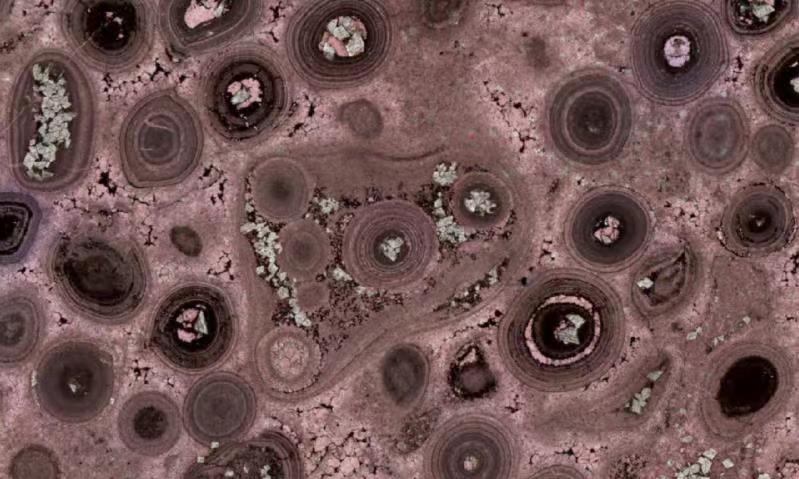
#> input picture img_readme/101338.jpg, 799 x 479 px, found by its file name
$ python adaptive_mean.py
#> lines starting #> are read from the running program, lines starting #| are printed output that depends on the picture; after the words box and inside, x2 and y2 are one past the last pixel; in counts of white or black regions, pixels touching at a corner belong together
# -*- coding: utf-8 -*-
# @Time    : 2021/4/13 下午3:36
# @Author  : Luo Lu
# @Email   : argluolu@gmail.com
# @File    : adaptive_mean.py
# @Software: PyCharm
import cv2
import numpy as np
import matplotlib

matplotlib.use('TkAgg')
from matplotlib import pyplot as plt

img = cv2.imread('/home/luolu/Desktop/tmp/101338.jpg', 0)
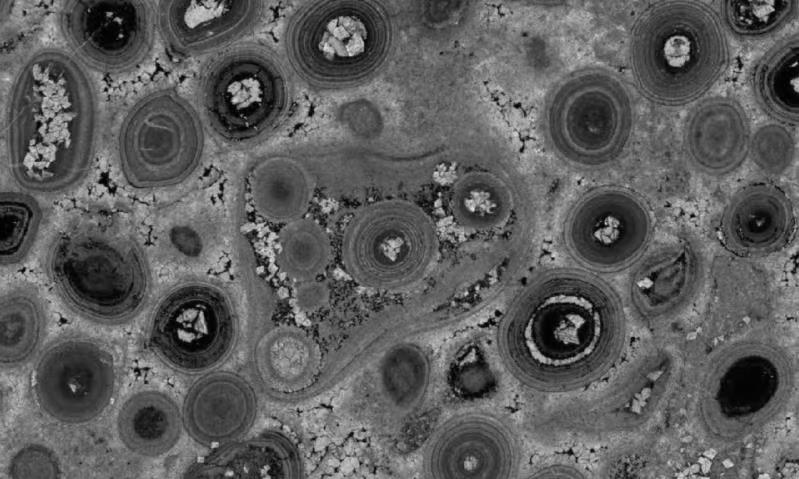
#> img: shape (479, 799); min 0, max 232, mean 93.2
img = cv2.medianBlur(img, 5)

ret, th1 = cv2.threshold(img, 127, 255, cv2.THRESH_BINARY)
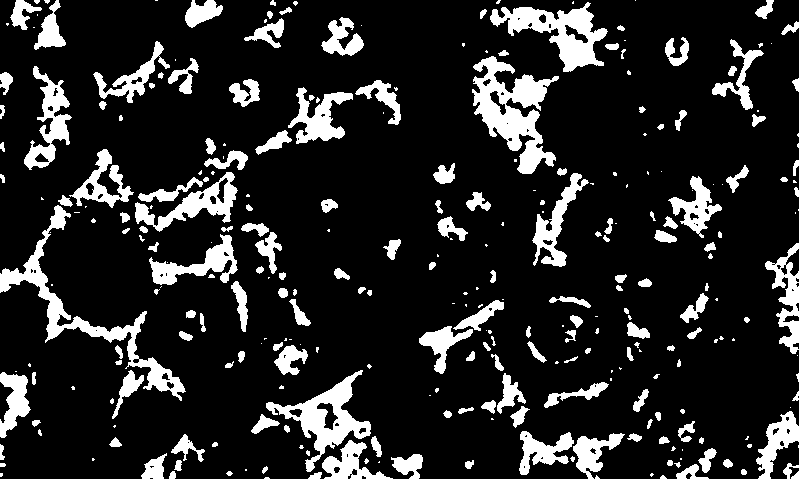
#> th1: shape (479, 799); 15.1% white; 301 white regions (125 under 20 px), largest, box (x1, y1, x2, y2) and area: (472, 56, 559, 174) 4428, (0, 205, 186, 401) 4011, (490, 2, 608, 72) 3221
th2 = cv2.adaptiveThreshold(img, 255, cv2.ADAPTIVE_THRESH_MEAN_C, \
                            cv2.THRESH_BINARY, 11, 2)
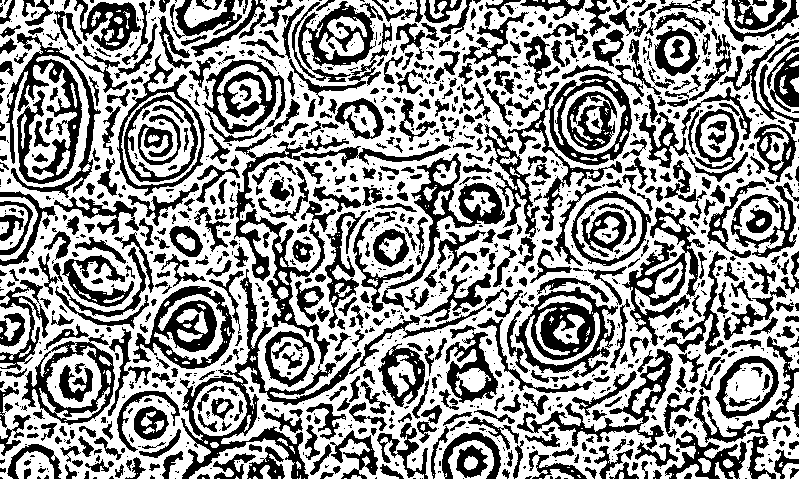
#> th2: shape (479, 799); 58.7% white; 1319 black regions (694 under 20 px), largest, box (x1, y1, x2, y2) and area: (180, 99, 451, 479) 9969, (6, 33, 101, 198) 5245, (515, 287, 618, 378) 3939
th3 = cv2.adaptiveThreshold(img, 255, cv2.ADAPTIVE_THRESH_GAUSSIAN_C, \
                            cv2.THRESH_BINARY, 11, 2)
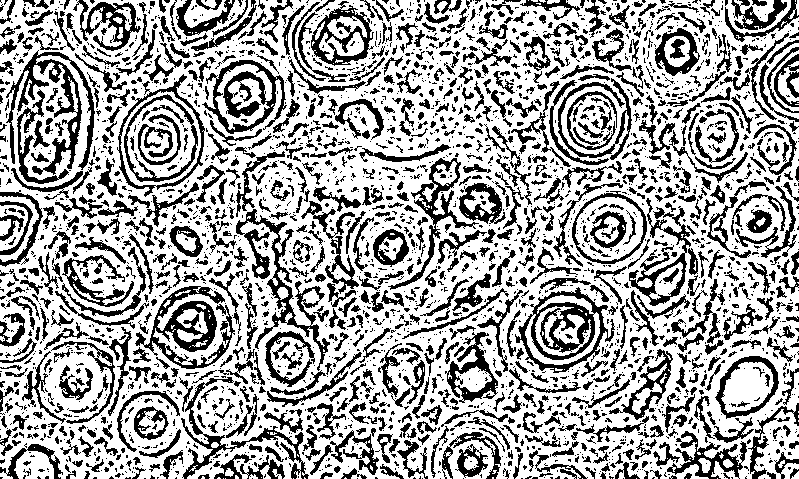
#> th3: shape (479, 799); 65.3% white; 2991 black regions (2035 under 20 px), largest, box (x1, y1, x2, y2) and area: (6, 50, 95, 175) 2987, (515, 287, 615, 373) 2888, (135, 286, 235, 369) 2883

titles = ['Original Image', 'Global Thresholding (v = 127)',
          'Adaptive Mean Thresholding', 'Adaptive Gaussian Thresholding']
images = [img, th1, th2, th3]

for i in range(4):
    plt.subplot(2, 2, i + 1), plt.imshow(images[i], 'gray')
    plt.title(titles[i])
    plt.xticks([]), plt.yticks([])
plt.show()

$ run again, with img_readme/c2m06.jpg copied over img_readme/101338.jpg
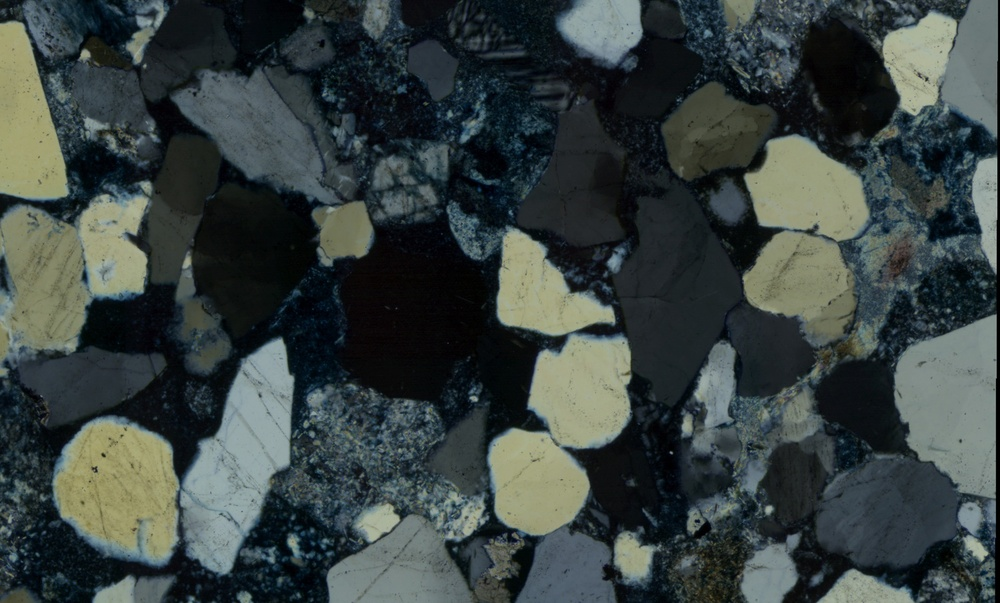
#> input picture img_readme/c2m06.jpg, 1000 x 603 px, shrunk from 1920 x 1158 before the run, found by its file name
#> `ret, th1 = cv2.threshold(img, 127, 255, cv2.THRESH_BINARY)`:
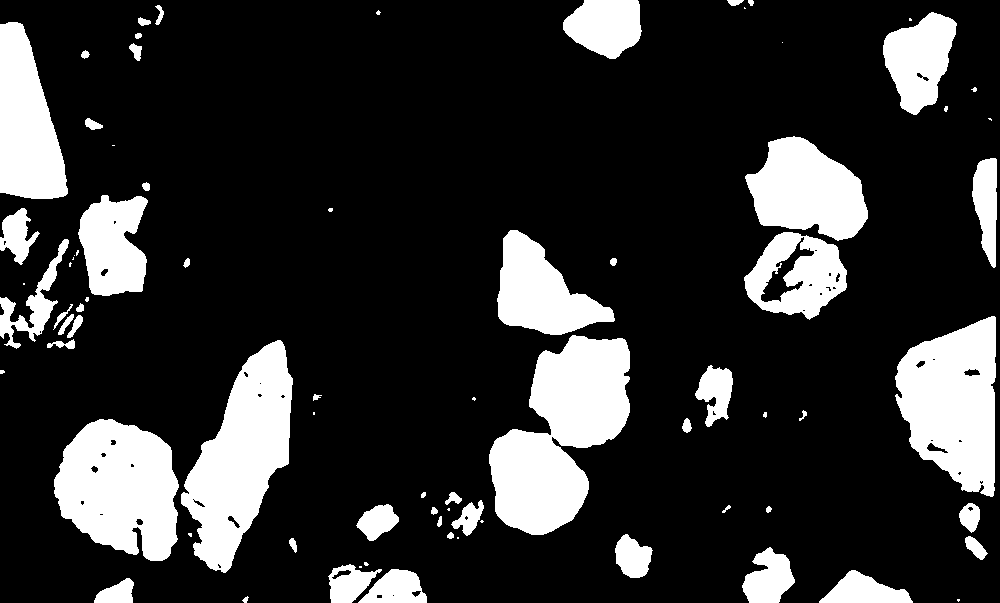
#> th1: shape (603, 1000); 19.6% white; 79 white regions (26 under 20 px), largest, box (x1, y1, x2, y2) and area: (489, 335, 630, 535) 16758, (181, 340, 293, 573) 13822, (54, 419, 179, 561) 12979
#> th2: shape (603, 1000); 68.4% white; 1840 black regions (1298 under 20 px), largest, box (x1, y1, x2, y2) and area: (0, 0, 1000, 603) 132847, (400, 0, 542, 118) 3372, (906, 103, 994, 200) 2678
#> `th3 = cv2.adaptiveThreshold(img, 255, cv2.ADAPTIVE_THRESH_GAUSSIAN_C, ..`:
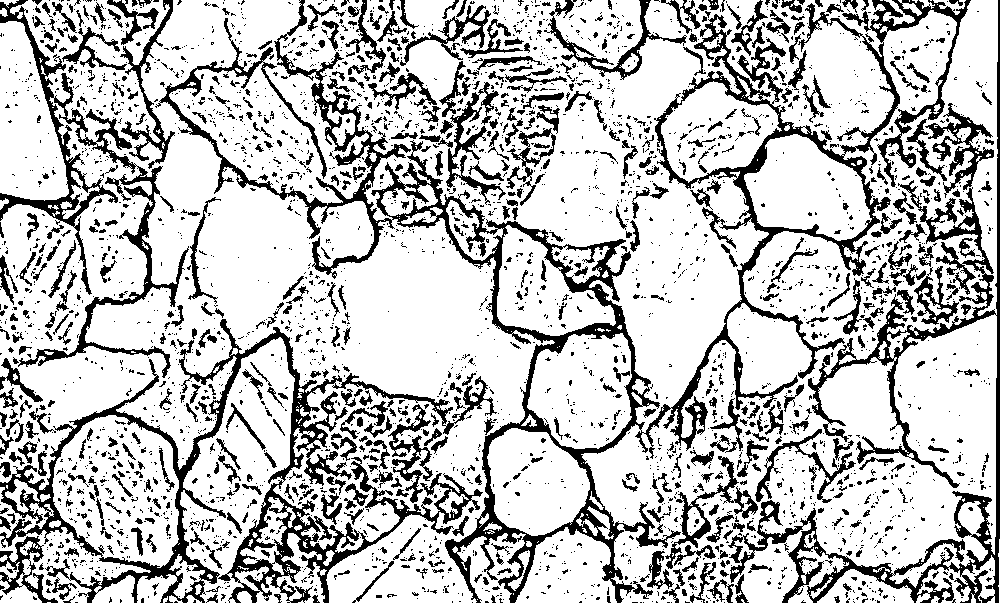
#> th3: shape (603, 1000); 75.9% white; 3241 black regions (2623 under 20 px), largest, box (x1, y1, x2, y2) and area: (155, 0, 971, 603) 36430, (0, 319, 497, 603) 19180, (728, 0, 1000, 603) 14243
